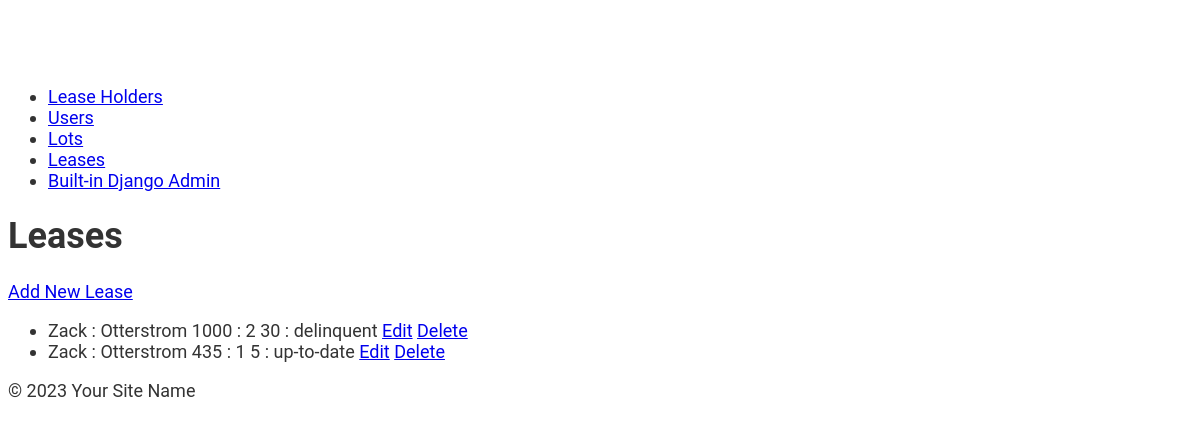
The app's page /leases_back/ (signed in), older data.
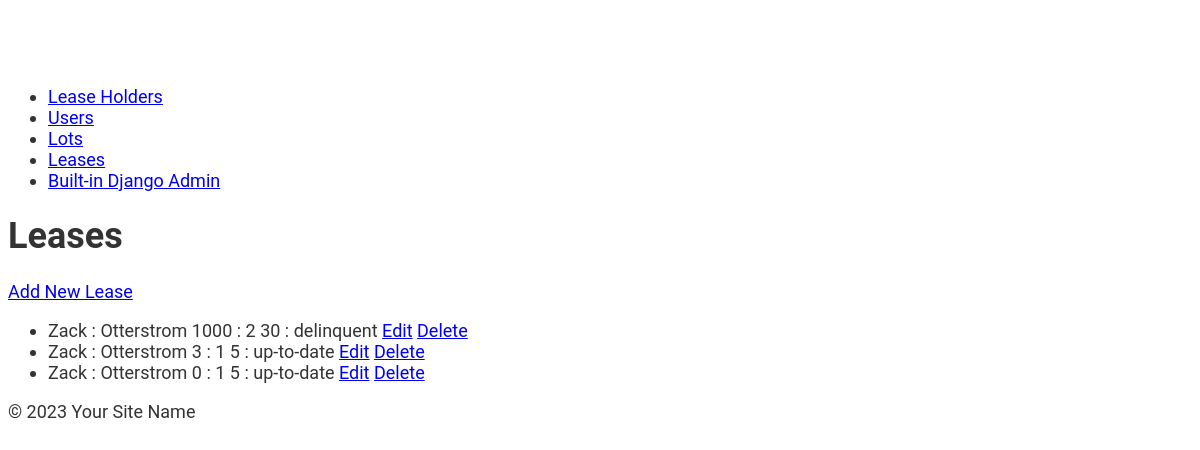
The same page, newer data.
### lots/models.py (models this page shows, shortened)
class Lease(models.Model):
    UP_TO_DATE = 'up-to-date'
    LATE = 'late'
    DELINQUENT = 'delinquent'
    PAYMENT_STATUS_CHOICES = [
        (UP_TO_DATE, 'Up to date'),
        (LATE, 'Late'),
        (DELINQUENT, 'Delinquent'),
    ]
    lot = models.ForeignKey(Lot, on_delete=models.CASCADE, help_text="The lot associated with the lease")
    lease_holder = models.ForeignKey(LeaseHolder, on_delete=models.PROTECT,
                                     help_text="The lease holder associated with this lease")
    last_payment_date = models.DateField(null=True, blank=True, help_text="Date of the most recent payment")
    last_payment_date_id = models.ForeignKey('Payment', on_delete=models.SET_NULL, null=True, blank=True,
                                             related_name='last_payment_for_lease',
                                             help_text="ID of the most recent payment")
    monthly_rental_amount = models.IntegerField(help_text="Monthly rental amount for the lease")
    due_date = models.PositiveSmallIntegerField(validators=[MaxValueValidator(30)],
                                                help_text="Due date for monthly payments")
    grace_period = models.PositiveSmallIntegerField(validators=[MaxValueValidator(30)],
                                                    help_text="Grace period allowed after the due date")
    lease_agreement_path = models.FileField(upload_to='lease_agreements/',
                                            help_text="File path to the lease agreement document")
    lot_image_path = models.FileField(upload_to='images/', help_text="File path to the image of the lot")
    payment_status = models.CharField(
        max_length=20,
        choices=PAYMENT_STATUS_CHOICES,
        default=LATE,
        help_text="Current payment status of the lease"
    )
    def __str__(self):
        return (f"{self.lease_holder}\n"
                f"{self.monthly_rental_amount} : {self.due_date}\n"
                f"{self.grace_period} : {self.payment_status}\n")  # add later?

class LeaseHolder(models.Model):
    lease_holder_first_name = models.CharField(max_length=200, help_text="First name of the lease holder")
    lease_holder_last_name = models.CharField(max_length=200, help_text="Last name of the lease holder")
    lease_holder_address = models.CharField(max_length=200, help_text="Address of the lease holder")
    email = models.CharField(max_length=200, help_text="Email address of the lease holder")
    phone = models.CharField(max_length=200, help_text="Phone number of the lease holder")
    def __str__(self):
        return f"{self.lease_holder_first_name} : {self.lease_holder_last_name}\n"

### lots/views.py (the view)
# urls.py: path('leases_back/', lease_back_list, name='lease_back_list'),
@login_required
@user_passes_test(is_staff_or_admin)
def lease_back_list(request):
    leases = Lease.objects.all()
    return render(request, 'lots/lease_back_list.html', {'leases': leases})

### lots/views.py (called while the page is built)
def is_staff_or_admin(user):
    return user.is_staff or user.is_superuser

### lots/templates/lots/lease_back_list.html
{% extends 'lots/base.html' %}
{% block content %}
<body>
    <h1>Leases</h1>
    <a href="{% url 'lease_create' %}">Add New Lease</a>
    <ul>
        {% for lease in leases %}
        <li>
            {{ lease }}
            <a href="{% url 'lease_update' lease.pk %}">Edit</a>
            <a href="{% url 'delete_lease_back' lease.pk %}">Delete</a>
        </li>
        {% endfor %}
    </ul>
</body>
{% endblock %}

Row changes from the older to the newer data that the page shows:
removed Lease: lease_holder+monthly_rental_amount+due_date "Zack : Otterstrom 435 : 1 5 : up-to-date"
added Lease: lease_holder+monthly_rental_amount+due_date "Zack : Otterstrom 3 : 1 5 : up-to-date"
added Lease: lease_holder+monthly_rental_amount+due_date "Zack : Otterstrom 0 : 1 5 : up-to-date"
